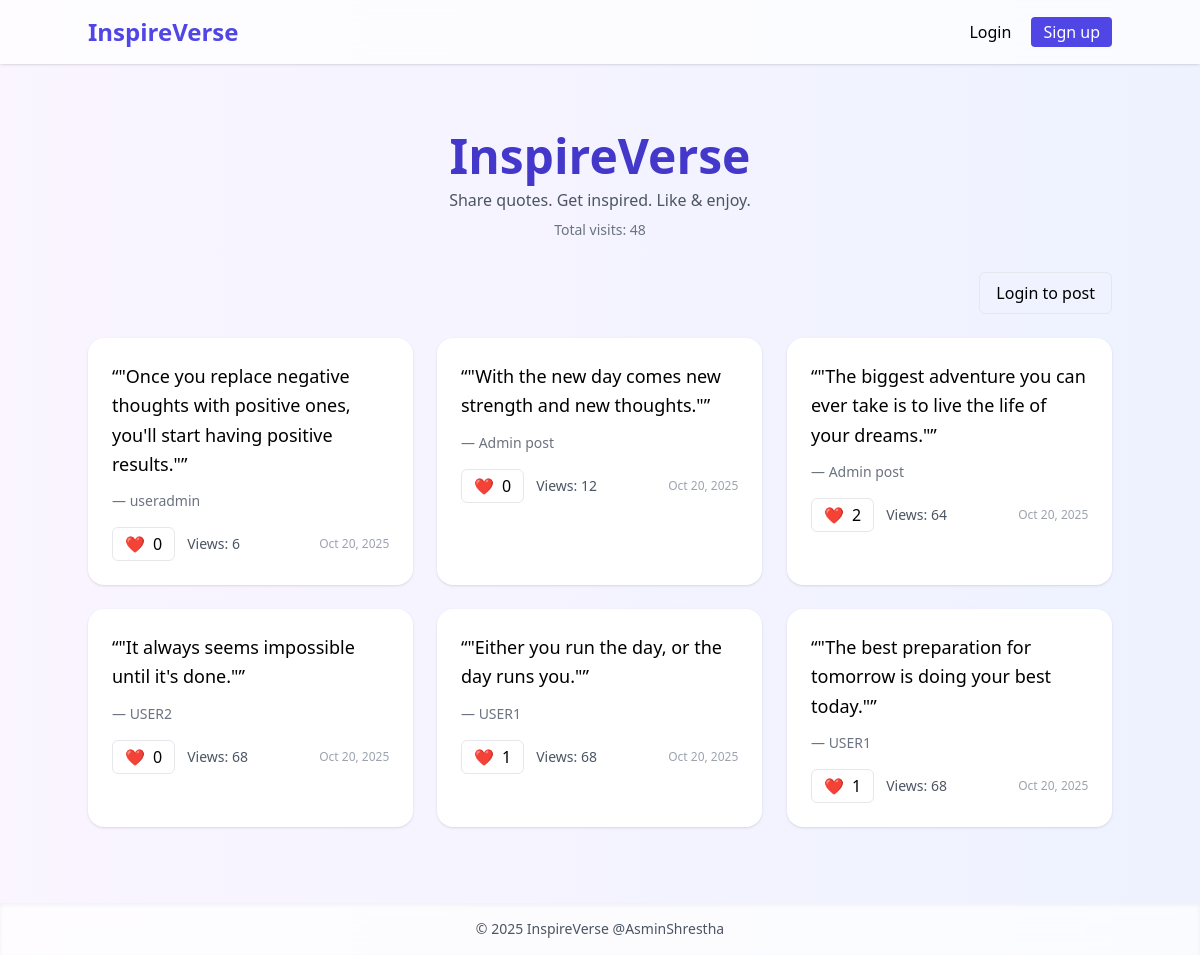
The page / on the database its author committed.
### quotes/models.py (models this page shows, shortened)
class SiteStat(models.Model):
    home_visits = models.PositiveBigIntegerField(default=0)
    class Meta:
        verbose_name_plural = 'Site statistics'

class Quote(models.Model):
    author = models.ForeignKey(User, on_delete=models.CASCADE, related_name='quotes')
    text = models.TextField()
    quoted_by = models.CharField(max_length=200, blank=True)
    created_at = models.DateTimeField(auto_now_add=True)
    approved = models.BooleanField(default=False)
    likes = models.ManyToManyField(User, related_name='liked_quotes', blank=True)
    views = models.PositiveIntegerField(default=0)
    def like_count(self):
        return self.likes.count()

### quotes/views.py (the view)
# urls.py: 2. Add a URL to urlpatterns:  path('', views.home, name='home')
def home(request):
    stat, _ = SiteStat.objects.get_or_create(pk=1)
    stat.home_visits = djmodels.F('home_visits') + 1
    stat.save()
    stat.refresh_from_db()
    quotes = Quote.objects.filter(approved=True).order_by('-created_at')
    return render(request,'quotes/home.html',{'quotes':quotes,'stat':stat})

### quotes/templates/quotes/home.html (shortened to what this page needs)
{% extends 'base.html' %}
{% block content %}
<div class="max-w-6xl mx-auto">
  <header class="text-center mb-8" data-aos="fade-down">
    <h1 class="text-5xl font-extrabold text-indigo-700">InspireVerse</h1>
    <p class="text-gray-600 mt-2">Share quotes. Get inspired. Like & enjoy.</p>
    <p class="mt-2 text-sm text-gray-500">Total visits: {{ stat.home_visits }}</p>
  </header>
  <div class="flex justify-end mb-6">
    {% if user.is_authenticated %}
      <a href="{% url 'quotes:add' %}" class="px-4 py-2 bg-indigo-600 text-white rounded-md shadow hover:scale-105 transition">Add Quote</a>
    {% else %}
      <a href="{% url 'users:login' %}" class="px-4 py-2 border rounded-md">Login to post</a>
    {% endif %}
  </div>
  <div class="grid grid-cols-1 md:grid-cols-2 lg:grid-cols-3 gap-6">
    {% for q in quotes %}
    <div class="bg-white p-6 rounded-2xl shadow hover:shadow-lg transition transform hover:-translate-y-1" data-aos="flip-left" data-id="{{ q.id }}">
      <p class="text-lg leading-relaxed">“{{ q.text }}”</p>
      <p class="mt-3 text-sm text-gray-500">— {{ q.quoted_by|default:q.author.username }}</p>
      <div class="mt-4 flex items-center justify-between">
        <div class="flex items-center gap-3">
          <button class="like-btn flex items-center gap-2 px-3 py-1 rounded-md border" data-id="{{ q.id }}">
            <span class="like-emoji">❤️</span>
            <span class="like-count">{{ q.like_count }}</span>
          </button>
          <span class="text-sm text-gray-600">Views: <span class="view-count">{{ q.views }}</span></span>
        </div>
        <small class="text-xs text-gray-400">{{ q.created_at|date:"M j, Y" }}</small>
      </div>
    </div>
    {% endfor %}
  </div>
</div>
{% endblock %}

### templates/base.html (shortened to what this page needs)
<!doctype html>
<html>
<head>
  <script src="https://cdn.tailwindcss.com"></script>
  <link href="https://unpkg.com/aos@2.3.1/dist/aos.css" rel="stylesheet">
</head>
<body class="bg-gradient-to-r from-purple-50 to-indigo-50 min-h-screen flex flex-col">
  <nav class="bg-white/70 backdrop-blur p-4 shadow sticky top-0 z-10">
    <div class="container mx-auto flex justify-between items-center">
      <a href="{% url 'quotes:home' %}" class="text-2xl font-bold text-indigo-600">InspireVerse</a>
      <div>
        {% if user.is_authenticated %}
          <span class="mr-4">Hello, {{ user.username }} 👋</span>
          <a href="{% url 'quotes:dashboard' %}" class="mr-4">Dashboard</a>
          <a href="{% url 'users:logout' %}" class="px-3 py-1 rounded border">Logout</a>
        {% else %}
          <a href="{% url 'users:login' %}" class="mr-4">Login</a>
          <a href="{% url 'users:register' %}" class="px-3 py-1 rounded bg-indigo-600 text-white">Sign up</a>
        {% endif %}
      </div>
    </div>
  </nav>
  <main class="container mx-auto py-12 mb-20">
    {% block content %}{% endblock %}
  </main>
  <footer class="fixed bottom-0 left-0 w-full bg-white/70 backdrop-blur text-center py-4 text-sm text-gray-600 shadow-inner">
    © {% now "Y" %} InspireVerse @AsminShrestha
  </footer>
</body>
</html>

### rows shown on the page
SiteStat: home_visits "48"
Quote: text "\"Once you replace negative thoughts with positive ones, you'll start having positive results.\"", quoted_by "useradmin", like_count "0", views "6", created_at "Oct 20, 2025"
Quote: text "\"With the new day comes new strength and new thoughts.\"", quoted_by "Admin post", like_count "0", views "12", created_at "Oct 20, 2025"
Quote: text "\"The biggest adventure you can ever take is to live the life of your dreams.\"", quoted_by "Admin post", like_count "2", views "64", created_at "Oct 20, 2025"
Quote: text "\"It always seems impossible until it's done.\"", quoted_by "USER2", like_count "0", views "68", created_at "Oct 20, 2025"
Quote: text "\"Either you run the day, or the day runs you.\"", quoted_by "USER1", like_count "1", views "68", created_at "Oct 20, 2025"
Quote: text "\"The best preparation for tomorrow is doing your best today.\"", quoted_by "USER1", like_count "1", views "68", created_at "Oct 20, 2025"
